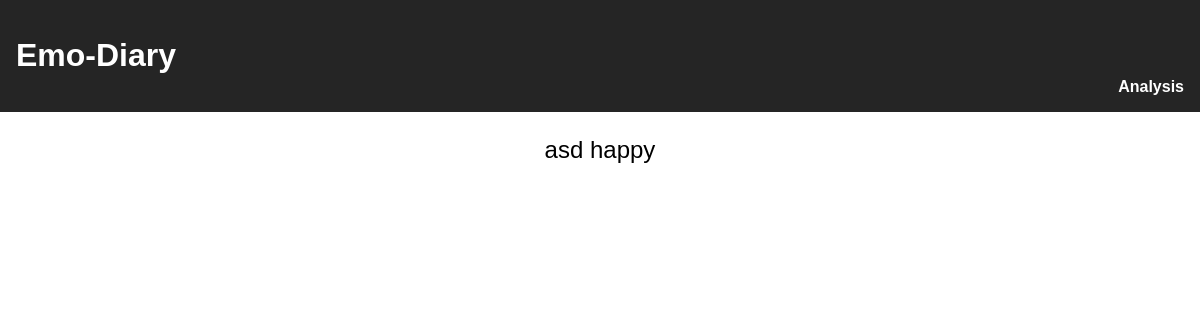
Before: /read/2 with the older database file.
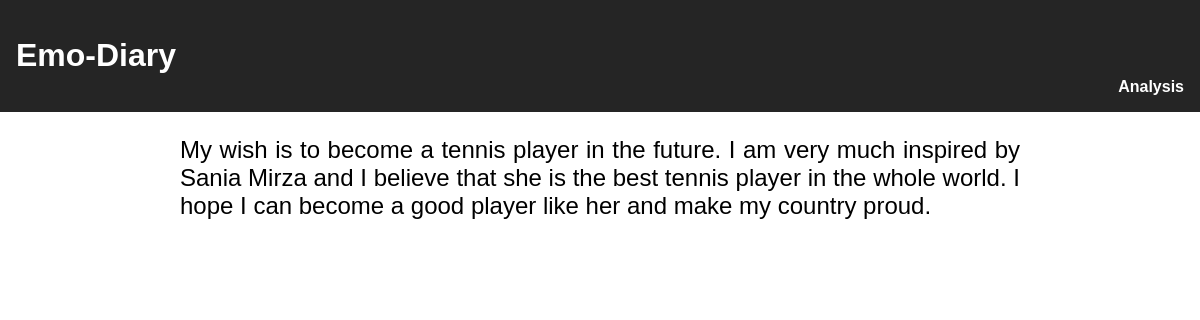
After: the same page with the newer database file.
### app.py (models this page shows)
class Todo(db.Model):
    id = db.Column(db.Integer, primary_key=True)
    content = db.Column(db.Text, nullable=False)
    title = db.Column(db.String(200), nullable=True)
    date_created = db.Column(db.DateTime, default=datetime.utcnow)
    sentiment = db.Column(db.Float, nullable=False)
    def __repr__(self):
        return '<Task %r>' % self.id

### app.py (the view)
@app.route('/read/<int:id>')
def read(id):
    task_to_read = Todo.query.get(id)
    print(task_to_read)
    if task_to_read:
        return render_template('read.html', date=task_to_read.date_created.date(), content=task_to_read.content)
    else:
        return render_template('read.html', date="no diary", content="No diary was found")

### templates/read.html (shortened to what this page needs)
{% extends 'base.html' %}
    {% block body %}
    <div style="display: flex; justify-content: center; margin: auto 15%;">
        <p class="diary-content">{{ content }}</p>
    </div>
    {% endblock %}

Changed rows visible on the page:
changed Todo: content "asd happy" → "My wish is to become a tennis player in the future. I am very much inspired by Sania Mirza and I believe that she is the best tennis player in the whole world. I hope I can become a good player like her and make my country proud."
